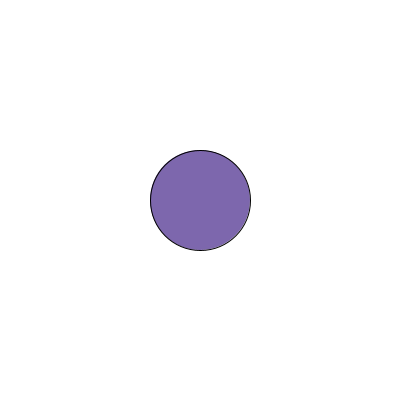
Frame 1 (no input)
Frame 60 (the mouse pressed at the canvas centre just before this capture): identical to frame 1, image omitted
Frame 120 (the mouse held since frame 60 and released just before this capture): identical to frame 1, image omitted

The Processing sketch that drew this single still picture (run headless with seeded random() and noise(); from frame 60 on, the mouse is pressed at the canvas centre):

// Processing sketch: week02_5_pacman_if_keyPressed_keyCode
// ── week02_5_pacman_if_keyPressed_keyCode.pde
// week02_5_pacman_if_keyPressed_keyCode
void setup(){
  size(400,400);
  frameRate(200); //加快速度
}
int x=200, y=200; //pacman座標
void draw(){
  background(255);
  fill(#7D67AD);
  if(keyPressed && keyCode==RIGHT) x++;
  if(keyPressed && keyCode==LEFT) x--;
  if(keyPressed && keyCode==UP) y--;
  if(keyPressed && keyCode==DOWN) y++;
  ellipse(x,y,100,100);
}
